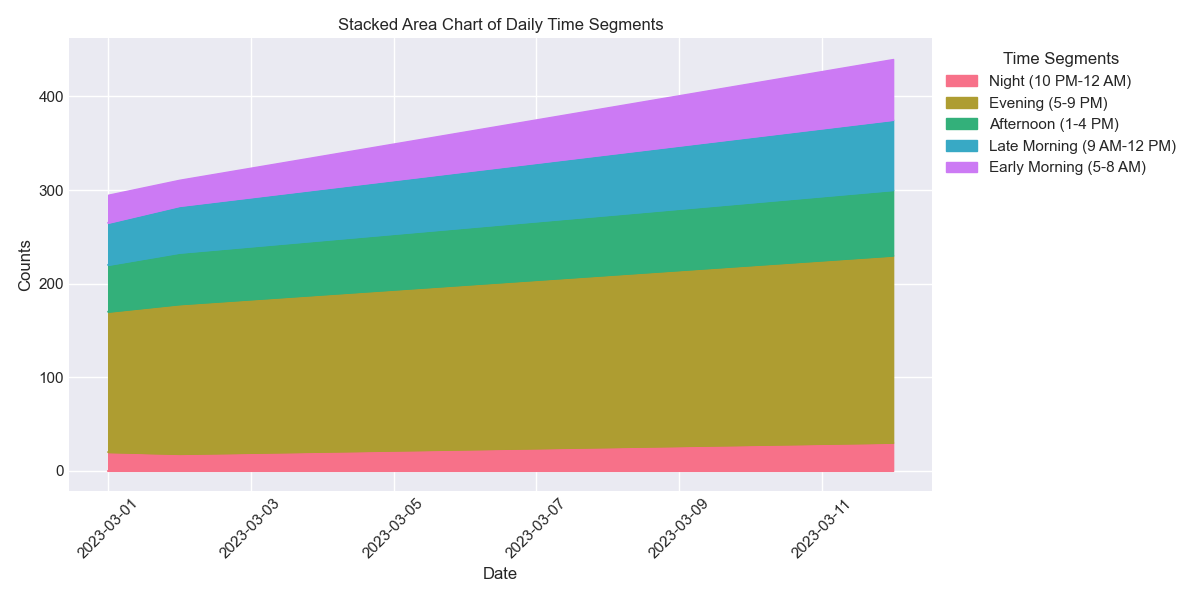

Source code (Python):

import pandas as pd
import seaborn as sns
import matplotlib.pyplot as plt

# Your chart table data
data = [
    {'Date': '2023-03-01', 'Early Morning (5-8 AM)': 30, 'Late Morning (9 AM-12 PM)': 45, 'Afternoon (1-4 PM)': 50, 'Evening (5-9 PM)': 150, 'Night (10 PM-12 AM)': 20},
    {'Date': '2023-03-02', 'Early Morning (5-8 AM)': 28, 'Late Morning (9 AM-12 PM)': 50, 'Afternoon (1-4 PM)': 55, 'Evening (5-9 PM)': 160, 'Night (10 PM-12 AM)': 18},
    # ... (other data points)
    {'Date': '2023-03-12', 'Early Morning (5-8 AM)': 65, 'Late Morning (9 AM-12 PM)': 75, 'Afternoon (1-4 PM)': 70, 'Evening (5-9 PM)': 200, 'Night (10 PM-12 AM)': 30}
]

# Convert to a pandas DataFrame
df = pd.DataFrame(data)

# Convert the 'Date' column to datetime
df['Date'] = pd.to_datetime(df['Date'])

# Set the Date as the index
df.set_index('Date', inplace=True)

# Plot
plt.figure(figsize=(12, 6))

# List of columns to plot
columns = ['Early Morning (5-8 AM)', 'Late Morning (9 AM-12 PM)', 'Afternoon (1-4 PM)', 'Evening (5-9 PM)', 'Night (10 PM-12 AM)']
# Reverse the order for correctly stacking
columns = columns[::-1]

# Prepare data for stacking by cumulating the values
cumulative = df[columns].cumsum(axis=1)
cumulative.insert(0, 'base', 0)  # Insert a base for starting point of the area chart

# We will create a color palette with Seaborn's color_palette()
palette = sns.color_palette("husl", len(columns))

# Iterate over the columns and fill the area between each
for i, column in enumerate(columns):
    plt.fill_between(df.index, cumulative.iloc[:, i], cumulative.iloc[:, i + 1], label=column, color=palette[i])
    sns.lineplot(x=df.index, y=cumulative.iloc[:, i], color=palette[i])

# Finalizing the plot
plt.title('Stacked Area Chart of Daily Time Segments')
plt.xlabel('Date')
plt.ylabel('Counts')
plt.xticks(rotation=45)
plt.legend(title='Time Segments', loc='upper left', bbox_to_anchor=(1, 1))
plt.tight_layout()

# Show the plot
plt.show()
